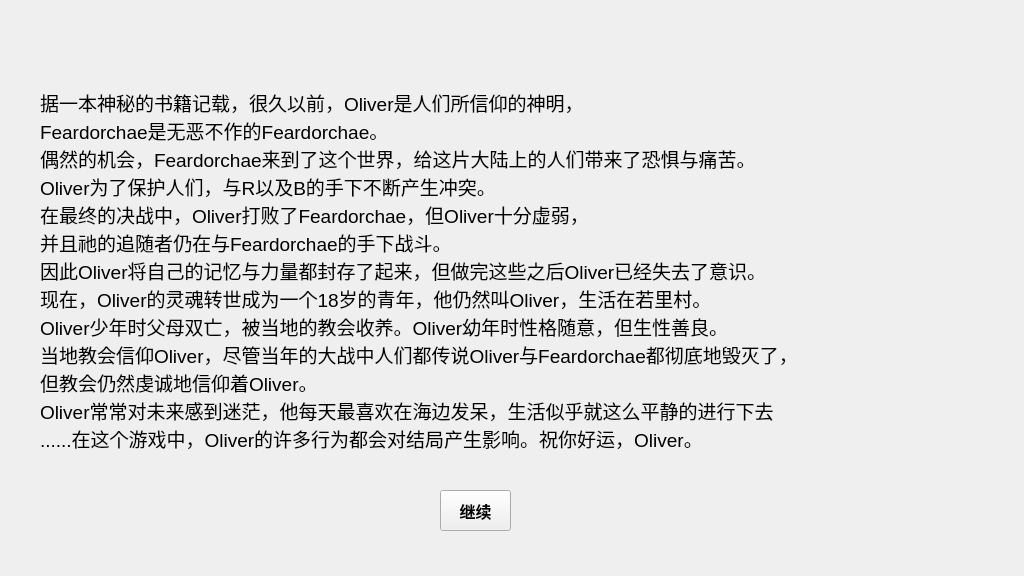
<?xml version="1.0" encoding="UTF-8"?>
<ui version="4.0">
 <class>information</class>
 <widget class="QWidget" name="information">
  <property name="geometry">
   <rect>
    <x>0</x>
    <y>0</y>
    <width>1024</width>
    <height>576</height>
   </rect>
  </property>
  <property name="windowTitle">
   <string>Form</string>
  </property>
  <widget class="QLabel" name="label">
   <property name="geometry">
    <rect>
     <x>40</x>
     <y>70</y>
     <width>881</width>
     <height>401</height>
    </rect>
   </property>
   <property name="font">
    <font>
     <pointsize>14</pointsize>
     <bold>false</bold>
    </font>
   </property>
   <property name="text">
    <string>据一本神秘的书籍记载，很久以前，Oliver是人们所信仰的神明，
Feardorchae是无恶不作的Feardorchae。
偶然的机会，Feardorchae来到了这个世界，给这片大陆上的人们带来了恐惧与痛苦。
Oliver为了保护人们，与R以及B的手下不断产生冲突。
在最终的决战中，Oliver打败了Feardorchae，但Oliver十分虚弱，
并且祂的追随者仍在与Feardorchae的手下战斗。
因此Oliver将自己的记忆与力量都封存了起来，但做完这些之后Oliver已经失去了意识。
现在，Oliver的灵魂转世成为一个18岁的青年，他仍然叫Oliver，生活在若里村。
Oliver少年时父母双亡，被当地的教会收养。Oliver幼年时性格随意，但生性善良。
当地教会信仰Oliver，尽管当年的大战中人们都传说Oliver与Feardorchae都彻底地毁灭了，
但教会仍然虔诚地信仰着Oliver。
Oliver常常对未来感到迷茫，他每天最喜欢在海边发呆，生活似乎就这么平静的进行下去
......在这个游戏中，Oliver的许多行为都会对结局产生影响。祝你好运，Oliver。</string>
   </property>
  </widget>
  <widget class="QPushButton" name="pushButton">
   <property name="geometry">
    <rect>
     <x>440</x>
     <y>490</y>
     <width>71</width>
     <height>41</height>
    </rect>
   </property>
   <property name="font">
    <font>
     <pointsize>12</pointsize>
     <bold>true</bold>
    </font>
   </property>
   <property name="text">
    <string>继续</string>
   </property>
  </widget>
 </widget>
 <resources/>
 <connections/>
</ui>
